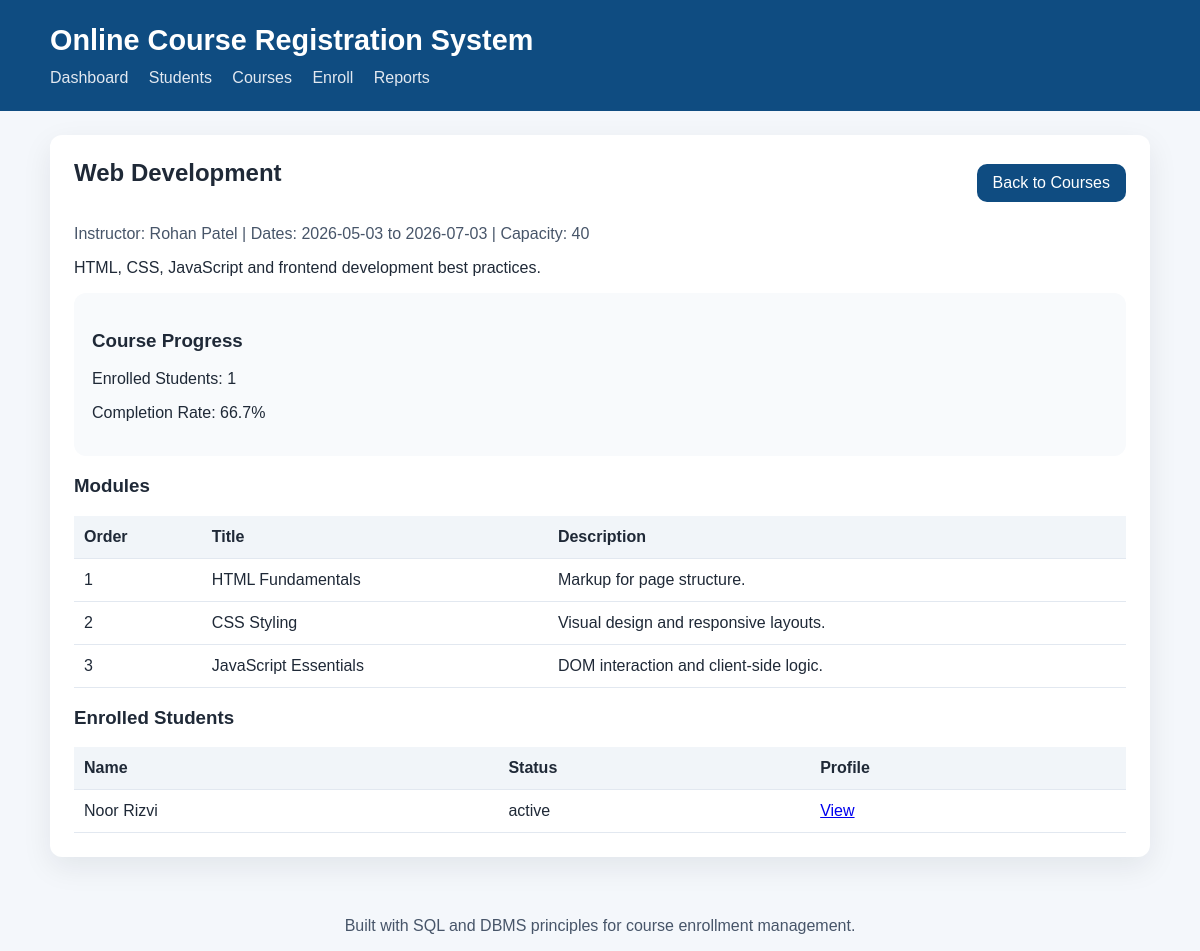
The app's page /course/2, older data.
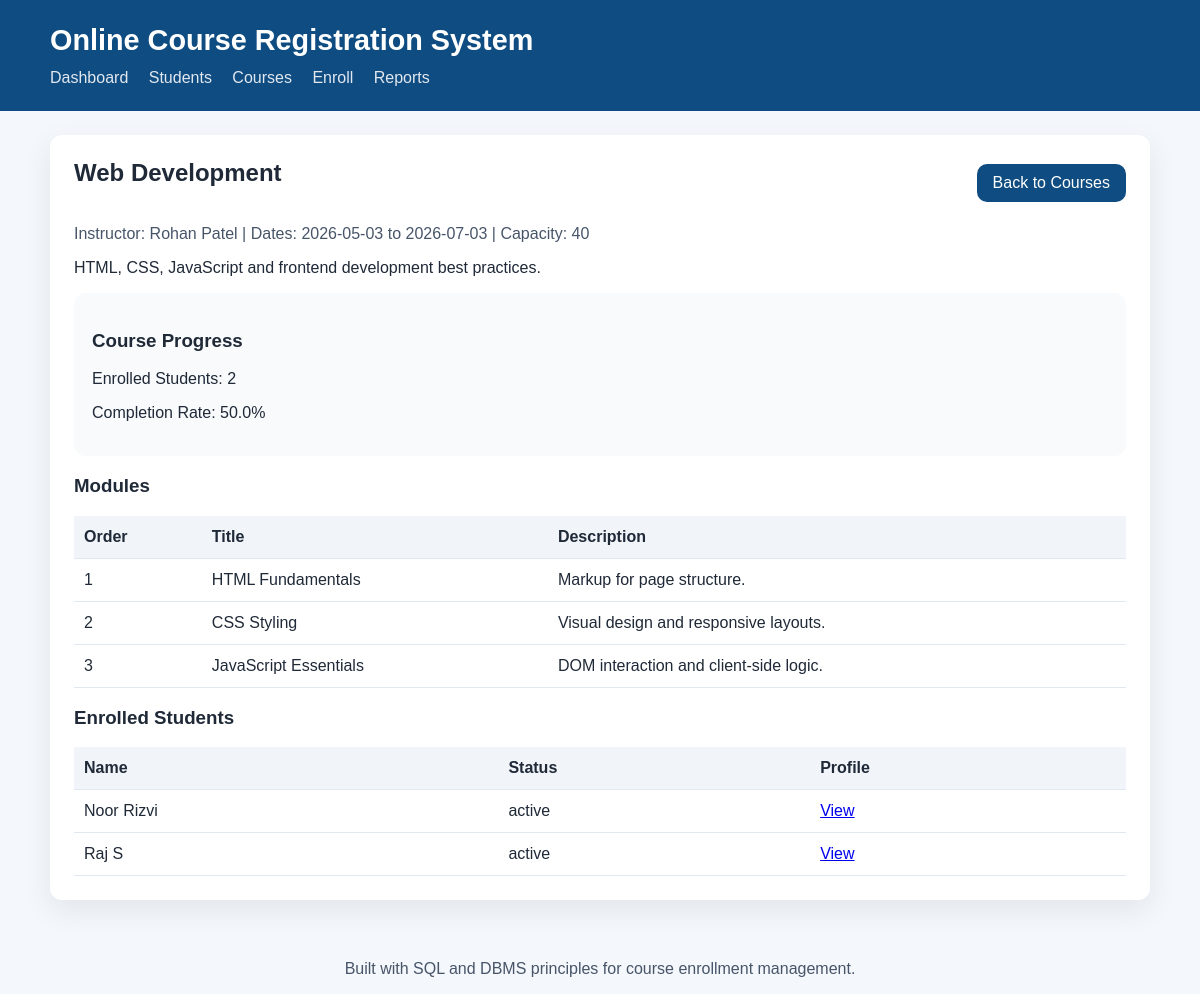
The same page, newer data.
### tables this page shows
CREATE TABLE modules (
    module_id INTEGER PRIMARY KEY AUTOINCREMENT,
    course_id INTEGER NOT NULL,
    module_title TEXT NOT NULL,
    module_order INTEGER NOT NULL,
    description TEXT,
    FOREIGN KEY (course_id) REFERENCES courses(course_id) ON DELETE CASCADE
);

CREATE TABLE enrollments (
    enrollment_id INTEGER PRIMARY KEY AUTOINCREMENT,
    student_id INTEGER NOT NULL,
    course_id INTEGER NOT NULL,
    enrolled_on TEXT NOT NULL DEFAULT (date('now')),
    status TEXT NOT NULL DEFAULT 'active',
    UNIQUE(student_id, course_id),
    FOREIGN KEY (student_id) REFERENCES students(student_id) ON DELETE CASCADE,
    FOREIGN KEY (course_id) REFERENCES courses(course_id) ON DELETE CASCADE
);

### app.py (the view)
@app.route('/course/<int:course_id>')
def course_detail(course_id):
    conn = get_db_connection()
    course = conn.execute(
        'SELECT c.*, i.name AS instructor_name FROM courses c JOIN instructors i ON c.instructor_id = i.instructor_id WHERE c.course_id = ?',
        (course_id,),
    ).fetchone()
    if course is None:
        conn.close()
        return redirect(url_for('courses'))
    modules = conn.execute(
        'SELECT * FROM modules WHERE course_id = ? ORDER BY module_order',
        (course_id,),
    ).fetchall()
    enrolled = conn.execute(
        'SELECT e.enrollment_id, s.student_id, s.first_name || " " || s.last_name AS student_name, e.status FROM enrollments e JOIN students s ON e.student_id = s.student_id WHERE e.course_id = ? ORDER BY s.last_name',
        (course_id,),
    ).fetchall()
    course_stats = conn.execute(
        '''
        SELECT
            COUNT(DISTINCT e.student_id) AS enrolled_students,
            ROUND(AVG(CASE WHEN p.completed = 1 THEN 1.0 ELSE 0.0 END) * 100, 1) AS completion_rate
        FROM enrollments e
        LEFT JOIN progress p ON e.enrollment_id = p.enrollment_id
        WHERE e.course_id = ?
        ''',
        (course_id,),
    ).fetchone()
    conn.close()
    return render_template('course_detail.html', course=course, modules=modules, enrolled=enrolled, course_stats=course_stats)

### app.py (called while the page is built)
def get_db_connection():
    conn = sqlite3.connect(DB_PATH)
    conn.row_factory = sqlite3.Row
    conn.execute('PRAGMA foreign_keys = ON;')
    return conn

### templates/course_detail.html
{% extends 'base.html' %}
{% block content %}
  <section class="panel">
    <div class="panel-header">
      <h2>{{ course.title }}</h2>
      <a class="button" href="/courses">Back to Courses</a>
    </div>
    <p class="course-meta">Instructor: {{ course.instructor_name }} | Dates: {{ course.start_date }} to {{ course.end_date }} | Capacity: {{ course.capacity }}</p>
    <p>{{ course.description }}</p>
    <div class="report-grid">
      <div class="card">
        <h3>Course Progress</h3>
        <p>Enrolled Students: {{ course_stats.enrolled_students or 0 }}</p>
        <p>Completion Rate: {{ course_stats.completion_rate or 0 }}%</p>
      </div>
    </div>
    <div class="panel-subsection">
      <h3>Modules</h3>
      <table>
        <thead>
          <tr>
            <th>Order</th>
            <th>Title</th>
            <th>Description</th>
          </tr>
        </thead>
        <tbody>
          {% for module in modules %}
            <tr>
              <td>{{ module.module_order }}</td>
              <td>{{ module.module_title }}</td>
              <td>{{ module.description }}</td>
            </tr>
          {% endfor %}
        </tbody>
      </table>
    </div>
    <div class="panel-subsection">
      <h3>Enrolled Students</h3>
      {% if enrolled %}
        <table>
          <thead>
            <tr>
              <th>Name</th>
              <th>Status</th>
              <th>Profile</th>
            </tr>
          </thead>
          <tbody>
            {% for student in enrolled %}
              <tr>
                <td>{{ student.student_name }}</td>
                <td>{{ student.status }}</td>
                <td><a href="/student/{{ student.student_id }}">View</a></td>
              </tr>
            {% endfor %}
          </tbody>
        </table>
      {% else %}
        <p>No students enrolled yet.</p>
      {% endif %}
    </div>
  </section>
{% endblock %}

Row changes from the older to the newer data that the page shows:
added enrollments: student_name "Raj S", status "active"
Text that changed along with them:
{{ course_stats.enrolled_students or 0 }}: "1" → "2"
{{ course_stats.completion_rate or 0 }}: "66.7" → "50.0"
